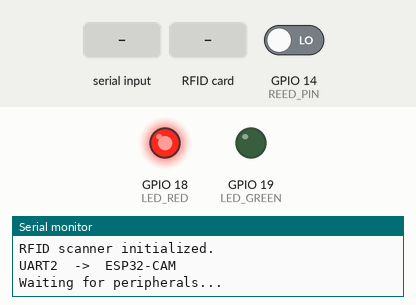
Simulated run of this sketch. Board: ESP32. Shown: output pins drawn as LEDs (lit = HIGH), the last lines printed to the serial monitor. Inputs (shaded band) come from the test bench; at power-on: GPIO 14 (REED_PIN) LOW.

Above: at 0.8 s.
0.9 s: "IMG:\n" received over the second serial link
2.4 s: "CAM_READY\n" received over the second serial link
3.9 s: RFID card F9 49 B0 05 held to the reader
At 4.8 s:
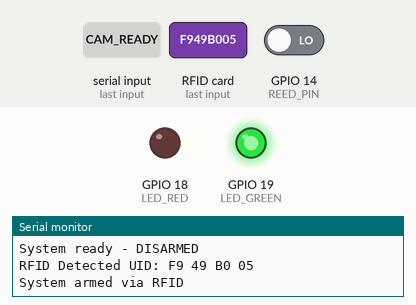
5.4 s: RFID card 5E 7A 19 C4 held to the reader
At 6.1 s:
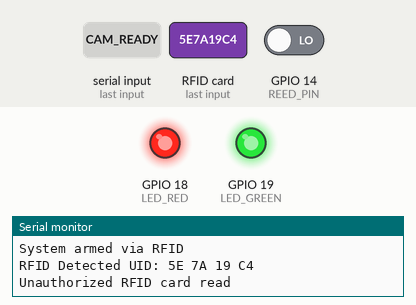
7.9 s: GPIO 14 (REED_PIN) driven HIGH
9.4 s: "90,45\n" received over the second serial link
Timing chart, 0 to 11.9 s (numbered marks = the images above; inputs shaded):
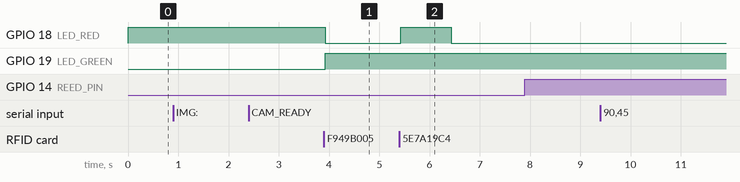

The sketch:

main_board.ino
```cpp
/*
 * ANTI-THEFT SYSTEM — Main ESP32
 * Central coordinator: reads sensors, buffers photo from CAM
 * Board: ESP32 Dev Module
 *
 * Core 1 (main loop): RFID, sensors, LED control — always responsive.
 * Core 0 (alarm task): Photo capture runs in background.
 *
 * UART0 (Serial)       = USB debug
 * UART2 (Serial2)      = ESP32-CAM (TX=17, RX=16)
 */

#include <MFRC522.h>
#include <SPI.h>

// #define VIBRATION_PIN 13
#define REED_PIN 14
#define CAM_TX 17
#define CAM_RX 16

#define RC_SDA (26) // Changed from 35 (Input-only) to 26
#define RC_SCK (32)
#define RC_MOS (33)
#define RC_IMI (25)
#define RC_RST (27) // Changed from 34 (Input-only) to 27

// Status LEDs
#define LED_GREEN 19
#define LED_RED 18

MFRC522 mfrc522(RC_SDA, RC_RST);

// Add your authorized UID here
byte authorizedUID[4] = {0xF9, 0x49, 0xB0,
						 0x05}; // Replace with your actual UID

volatile bool armed = false;
bool lastVibration = LOW;
bool lastReed = LOW;
unsigned long lastAlarmTime = 0;
#define DEBOUNCE_MS 5000

// Image buffer
#define IMG_BUF_SIZE 51200
uint8_t *imgBuffer = NULL;
size_t imgSize = 0;

// Alarm task control
volatile bool alarmInProgress = false;

// Forward declaration
void alarmTask(void *param);

// ── Receive Photo from CAM ──────────────────────────────────
bool receivePhotoFromCAM() {
	unsigned long timeout = millis() + 10000;
	bool gotHeader = false;
	size_t expectedSize = 0;

	while (millis() < timeout) {
		if (Serial2.available()) {
			if (!gotHeader) {
				String line = Serial2.readStringUntil('\n');
				line.trim();
				if (line.length() > 0) {
					Serial.println("  CAM: " + line);

					if (line.startsWith("IMG:")) {
						expectedSize = line.substring(4).toInt();
						if (expectedSize > 0 && expectedSize <= IMG_BUF_SIZE &&
							imgBuffer) {
							gotHeader = true;
							imgSize = 0;
							Serial.println("  Receiving " +
										   String(expectedSize) + " bytes...");
						} else {
							Serial.println("  Invalid image size: " +
										   String(expectedSize));
							return false;
						}
					}
				}
			} else {
				size_t avail = Serial2.available();
				size_t toRead = expectedSize - imgSize;
				if (avail < toRead)
					toRead = avail;
				if (toRead > 0) {
					Serial2.readBytes(imgBuffer + imgSize, toRead);
					imgSize += toRead;
				}

				if (imgSize >= expectedSize) {
					delay(100);
					while (Serial2.available()) {
						String end = Serial2.readStringUntil('\n');
						end.trim();
						if (end.length() > 0)
							Serial.println("  CAM: " + end);
					}
					Serial.println("  Image buffered (" + String(imgSize) +
								   " bytes)");
					return true;
				}
			}
		}
		vTaskDelay(pdMS_TO_TICKS(1)); // Yield briefly
	}

	if (gotHeader) {
		Serial.println("  Photo timeout (" + String(imgSize) + "/" +
					   String(expectedSize) + " bytes)");
	} else {
		Serial.println("  Photo timeout (no header)");
	}
	return false;
}

// ── Start Alarm (launches background task on Core 0) ────────
void startAlarm(String reason) {
	unsigned long now = millis();
	if (now - lastAlarmTime < DEBOUNCE_MS)
		return;
	lastAlarmTime = now;

	alarmInProgress = true;
	Serial.println("");
	Serial.println("*** ALARM TRIGGERED: " + reason + " ***");

	// Launch alarm task on Core 0 with 16KB stack
	char *reasonCopy = strdup(reason.c_str());
	xTaskCreatePinnedToCore(alarmTask,	 // function
							"AlarmTask", // name
							16384, // stack size (16KB — heavy String usage)
							reasonCopy, // parameter
							1,			// priority
							NULL,		// task handle
							0			// Core 0
	);
}

// ── Alarm Task (Core 0) — Runs in background ────────────────
void alarmTask(void *param) {
	String reason = (char *)param;
	free(param);

	Serial.println("  -> Requesting photo");
	Serial2.println("PHOTO");

	imgSize = 0;
	bool photoOK = receivePhotoFromCAM();

	if (photoOK && imgSize > 0) {
		Serial.println("  -> Photo received and buffered.");
	} else {
		Serial.println("  -> No photo available");
	}

	Serial.println("Alarm handled.\n");
	alarmInProgress = false;

	// Delete this task when done
	vTaskDelete(NULL);
}

void setup() {
	Serial.begin(115200);
	Serial.println("\n====================================");
	Serial.println("   Anti-Theft System");
	Serial.println("   Main ESP32");
	Serial.println("====================================\n");

	imgBuffer = (uint8_t *)malloc(IMG_BUF_SIZE);
	if (imgBuffer) {
		Serial.println("Image buffer allocated (50 KB)");
	} else {
		Serial.println("Image buffer allocation FAILED");
	}

	pinMode(REED_PIN, INPUT);

	pinMode(LED_GREEN, OUTPUT);
	pinMode(LED_RED, OUTPUT);
	digitalWrite(LED_GREEN, LOW);
	digitalWrite(LED_RED, HIGH);

	Serial2.setRxBufferSize(2048);
	Serial2.begin(115200, SERIAL_8N1, CAM_RX, CAM_TX);

	// Init SPI and MFRC522
	SPI.begin(RC_SCK, RC_IMI, RC_MOS, RC_SDA);
	mfrc522.PCD_Init();
	Serial.println("RFID scanner initialized.");

	Serial.println("UART2  ->  ESP32-CAM");

	// Wait for CAM_READY
	Serial.println("Waiting for peripherals...");
	bool camReady = false;
	unsigned long bootDeadline = millis() + 25000;
	while (millis() < bootDeadline && !camReady) {
		if (Serial2.available()) {
			String line = Serial2.readStringUntil('\n');
			line.trim();
			if (line.length() > 0) {
				Serial.println("  CAM: " + line);
				if (line == "CAM_READY")
					camReady = true;
			}
		}
		delay(10);
	}
	if (!camReady)
		Serial.println("  CAM did not report ready");

	Serial.println("System ready - DISARMED\n");
}

// ── Main Loop (Core 1) — Always responsive ──────────────────
void loop() {
	// RFID Scanner
	if (mfrc522.PICC_IsNewCardPresent() && mfrc522.PICC_ReadCardSerial()) {
		Serial.print("RFID Detected UID:");
		for (byte i = 0; i < mfrc522.uid.size; i++) {
			Serial.print(mfrc522.uid.uidByte[i] < 0x10 ? " 0" : " ");
			Serial.print(mfrc522.uid.uidByte[i], HEX);
		}
		Serial.println();

		// Light up both LEDs to indicate detection
		digitalWrite(LED_GREEN, HIGH);
		digitalWrite(LED_RED, HIGH);

		bool match = true;
		for (byte i = 0; i < 4; i++) {
			if (mfrc522.uid.uidByte[i] != authorizedUID[i]) {
				match = false;
				break;
			}
		}

		mfrc522.PICC_HaltA();
		mfrc522.PCD_StopCrypto1();

		if (match) {
			armed = !armed; // Toggle state
			if (armed) {
				digitalWrite(LED_GREEN, HIGH);
				digitalWrite(LED_RED, LOW);
				Serial.println("System armed via RFID");
			} else {
				digitalWrite(LED_GREEN, LOW);
				digitalWrite(LED_RED, HIGH);
				Serial.println("System disarmed via RFID");
			}
			delay(1000); // Simple debounce for card read
		} else {
			Serial.println("Unauthorized RFID card read");
			delay(1000);

			// Restore LED states if unauthorized
			if (armed) {
				digitalWrite(LED_GREEN, HIGH);
				digitalWrite(LED_RED, LOW);
			} else {
				digitalWrite(LED_GREEN, LOW);
				digitalWrite(LED_RED, HIGH);
			}
		}
	}

	if (!armed)
		return;

	// Sensors — only trigger if no alarm already in progress
	if (!alarmInProgress) {
		// bool vibration = digitalRead(VIBRATION_PIN);
		// if (vibration == HIGH && lastVibration == LOW)
		//  startAlarm("Vibration");
		// lastVibration = vibration;

		bool reed = digitalRead(REED_PIN);
		if (reed == HIGH && lastReed == LOW)
			startAlarm("Door Opened");
		lastReed = reed;
	}
}
```

Measured:
- after the input at 3.9 s, GPIO 18 (LED_RED): HIGH → LOW at once; GPIO 19 (LED_GREEN): LOW → HIGH at once
- after the input at 5.4 s, GPIO 18 (LED_RED): LOW → HIGH at once, → LOW 1.0 s later
